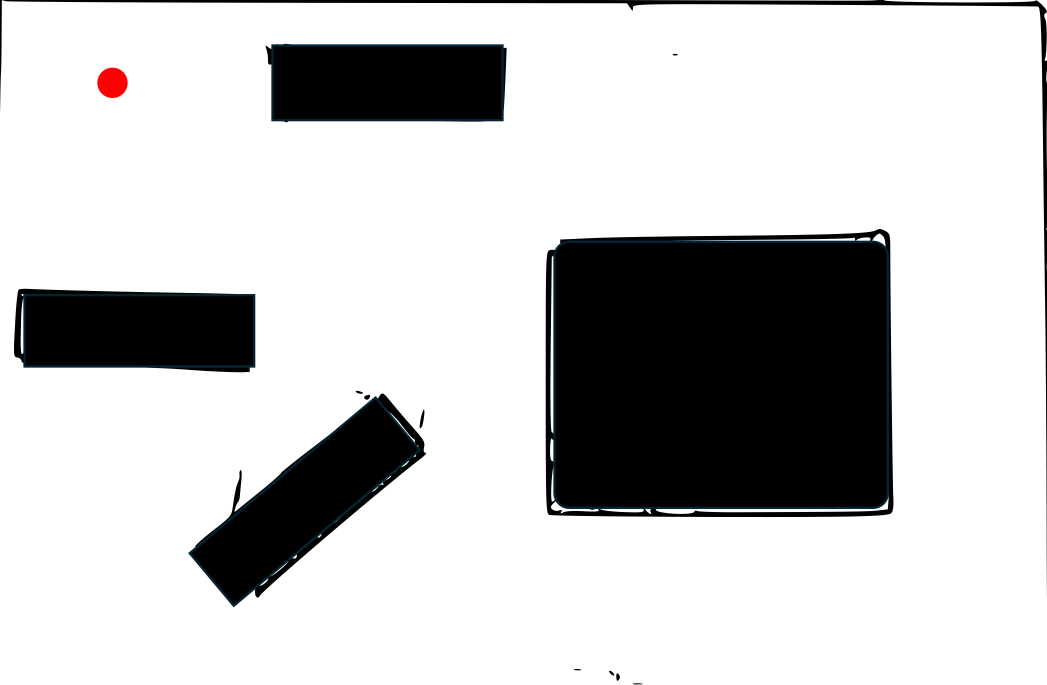
#> input picture map copy.png, 3141 x 2055 px (shown at 1/3 size)
$ python -i marker_search.py   (imports and definitions only)
#> lines starting #> are read from the running program, lines starting #| are printed output that depends on the picture; after the words box and inside, x2 and y2 are one past the last pixel; in counts of white or black regions, pixels touching at a corner belong together
#> further down, picture is the input picture: PIL image 3141x2055 RGBA; mean R, G, B, A 198.7, 198.7, 198.9, 254
import math
import random
from dataclasses import dataclass
from typing import Callable, Optional

from PIL import Image

from helpers import calculate_wheel_speeds_for_point

try:
    import numpy as np
except Exception as exc:
    np = None
    NUMPY_IMPORT_ERROR = exc
else:
    NUMPY_IMPORT_ERROR = None

try:
    import cv2
except Exception as exc:
    cv2 = None
    CV2_IMPORT_ERROR = exc
else:
    CV2_IMPORT_ERROR = None


CAMERA_HFOV_DEG = 58.0
MARKER_REAL_SIZE_MM = 20.0  # 2 cm AprilTag squares

# True  → assume white ground (seed pixel must exceed WHITE_THRESHOLD in grey)
# False → derive ground colour by averaging the bottom-centre 9×9 pixels each frame
HARDCODE_GROUND_COLOR = False
GROUND_COLOR_TOLERANCE = 55  # per-channel tolerance used in derived-colour mode
GROUND_BRIGHTNESS_MIN = 40   # pixels darker than this are excluded from ground detection

# ArUco marker roles: 0 = home base, all other IDs = cubes
HOME_MARKER_ID = 0

# States where cliff handling is active and ground detection matters
_CLIFF_STATES = frozenset({"wandering", "centering", "approach_setup", "approaching"})


@dataclass
class MarkerDetection:
    marker_id: int
    center_x: float
    center_y: float
    width_px: float
    height_px: float
    frame_width: int
    frame_height: int

    # [4 lines left out: function offset_ratio, not called in this run]

    @property
    def height_ratio(self) -> float:
        return self.height_px / max(1.0, float(self.frame_height))

    # [5 lines left out: function estimated_distance_mm, not called in this run]


class Cv2MarkerDetector:
    WHITE_THRESHOLD = 175
    GROUND_ALPHA = 0.35
    GROUND_COLOR_BGR = (200, 60, 10)  # rich blue
    BORDER_COLOR_BGR = (0, 255, 255)  # yellow
    N_SECTORS = 5
    # Top half of the frame covers farther ground — use it for clearance
    CLEARANCE_TOP_RATIO = 0.5

    def __init__(self, dictionary_id=None):
        if np is None:
            raise RuntimeError(f"NumPy import failed: {NUMPY_IMPORT_ERROR}")
        if cv2 is None:
            raise RuntimeError(f"OpenCV import failed: {CV2_IMPORT_ERROR}")
        if not hasattr(cv2, "aruco"):
            raise RuntimeError(
                "OpenCV was installed without aruco support; install opencv-contrib-python"
            )
        if dictionary_id is None:
            dictionary_id = cv2.aruco.DICT_APRILTAG_36H11
        self.dictionary = cv2.aruco.getPredefinedDictionary(dictionary_id)
        if hasattr(cv2.aruco, "DetectorParameters"):
            self.parameters = cv2.aruco.DetectorParameters()
        else:
            self.parameters = cv2.aruco.DetectorParameters_create()
        self.detector = None
        if hasattr(cv2.aruco, "ArucoDetector"):
            self.detector = cv2.aruco.ArucoDetector(self.dictionary, self.parameters)

    def detect(self, image: Image.Image, target_marker_id: Optional[int] = None):
        rgb = np.array(image.convert("RGB"))
        frame_bgr = cv2.cvtColor(rgb, cv2.COLOR_RGB2BGR)
        fh, fw = frame_bgr.shape[:2]

        if self.detector is not None:
            corners, ids, _ = self.detector.detectMarkers(frame_bgr)
#> corners = (); ids = None
        else:
            corners, ids, _ = cv2.aruco.detectMarkers(
                frame_bgr, self.dictionary, parameters=self.parameters
            )

        detections = []
        if ids is not None:
            for marker_corners, marker_id_arr in zip(corners, ids):
                marker_id = int(marker_id_arr[0])
                if target_marker_id is not None and marker_id != target_marker_id:
                    continue
                pts = marker_corners[0]
                cx = float(np.mean(pts[:, 0]))
                cy = float(np.mean(pts[:, 1]))
                w_px = float(
                    max(np.linalg.norm(pts[1] - pts[0]), np.linalg.norm(pts[2] - pts[3]))
                )
                h_px = float(
                    max(np.linalg.norm(pts[3] - pts[0]), np.linalg.norm(pts[2] - pts[1]))
                )
                detections.append(
                    MarkerDetection(
                        marker_id=marker_id,
                        center_x=cx,
                        center_y=cy,
                        width_px=w_px,
                        height_px=h_px,
                        frame_width=fw,
                        frame_height=fh,
                    )
                )

        ground_mask = self._detect_ground(frame_bgr)
        annotated = self._annotate(frame_bgr, corners, ids, detections, ground_mask)
        return detections, annotated, ground_mask

    def _detect_ground(self, frame_bgr):
        h, w = frame_bgr.shape[:2]
        sx, sy = w // 2, h - 1
        flags = cv2.FLOODFILL_MASK_ONLY | (255 << 8) | cv2.FLOODFILL_FIXED_RANGE

        # Exclude pixels too dark to plausibly be the ground surface
        bright_mask = frame_bgr.max(axis=2) >= GROUND_BRIGHTNESS_MIN
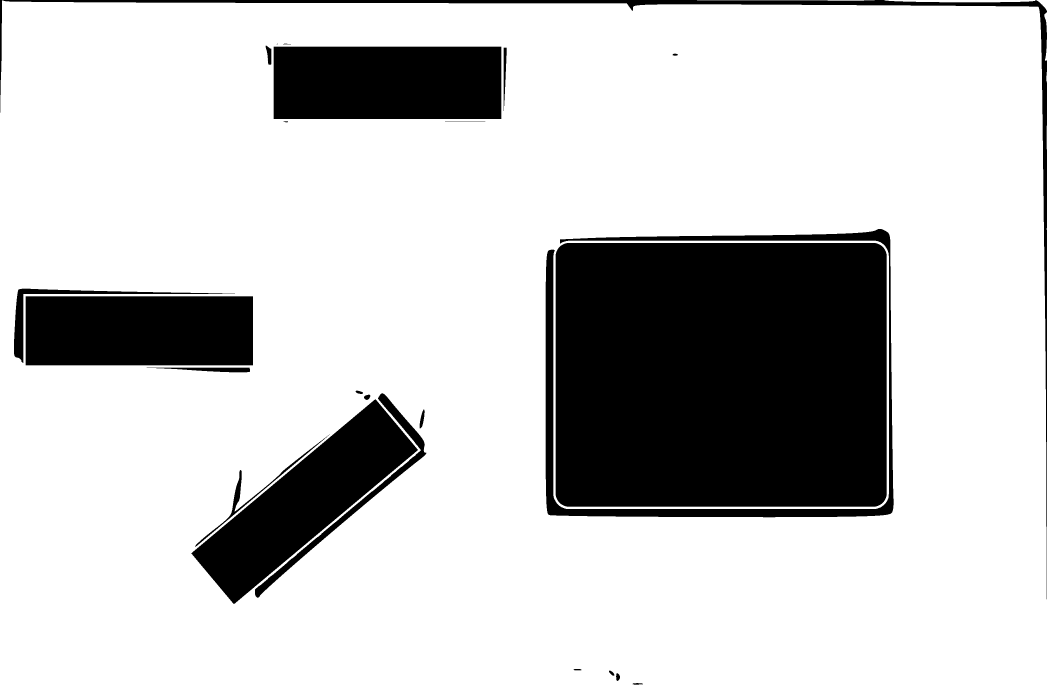
#> bright_mask: shape (2055, 3141) bool (shown at 1/3 size); 78.9% white; 24 black regions (1 under 20 px), largest, box (x1, y1, x2, y2) and area: (1667, 729, 2660, 1520) 784095, (821, 140, 1504, 357) 148211, (574, 1198, 1254, 1812) 143630
        if not bright_mask[sy, sx]:
            return None

        if HARDCODE_GROUND_COLOR:
            gray = cv2.cvtColor(frame_bgr, cv2.COLOR_BGR2GRAY)
            if int(gray[sy, sx]) < self.WHITE_THRESHOLD:
                return None
            gray_bright = gray.copy()
            gray_bright[~bright_mask] = 0
            flood_mask = np.zeros((h + 2, w + 2), np.uint8)
            cv2.floodFill(gray_bright, flood_mask, (sx, sy), 255, loDiff=35, upDiff=35, flags=flags)
            return flood_mask[1:-1, 1:-1]

        # Derived colour: average the centre-bottom 9×9 patch in BGR
        y1, y2 = max(0, sy - 4), min(h, sy + 5)
        x1, x2 = max(0, sx - 4), min(w, sx + 5)
        mean_bgr = frame_bgr[y1:y2, x1:x2].mean(axis=(0, 1)).astype(np.int32)
#> mean_bgr = [255, 255, 255]
        diff = np.abs(frame_bgr.astype(np.int32) - mean_bgr)
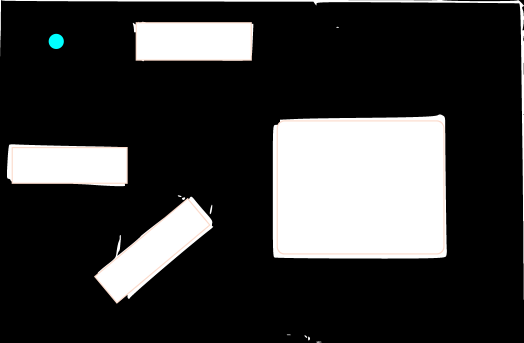
#> diff: shape (2055, 3141, 3) int32 (shown at 1/6 size); mean B, G, R 56.1, 56.3, 56.3
        similar = (diff.max(axis=2) <= GROUND_COLOR_TOLERANCE).astype(np.uint8) * 255
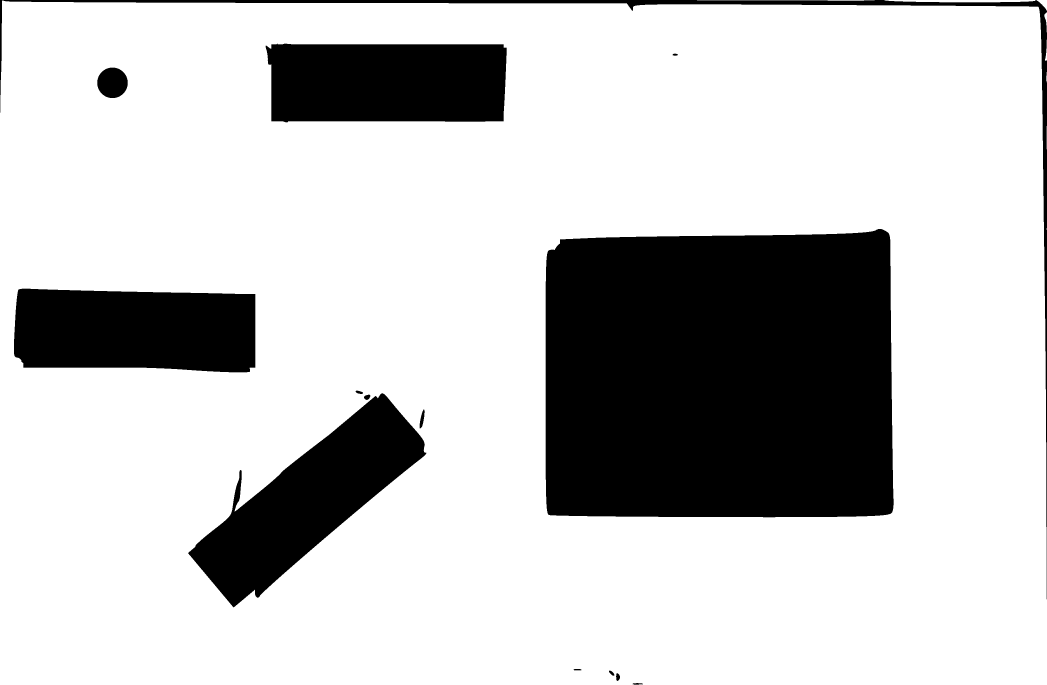
#> similar: shape (2055, 3141) (shown at 1/3 size); 77.8% white; 14 black regions, largest, box (x1, y1, x2, y2) and area: (1637, 687, 2681, 1552) 873068, (564, 1180, 1279, 1822) 176441, (42, 866, 766, 1117) 166213
        similar[~bright_mask] = 0
        if similar[sy, sx] == 0:
            return None
        flood_mask = np.zeros((h + 2, w + 2), np.uint8)
        cv2.floodFill(similar, flood_mask, (sx, sy), 255, loDiff=0, upDiff=0, flags=flags)
        return flood_mask[1:-1, 1:-1]

    def _annotate(self, frame_bgr, corners, ids, detections, ground_mask):
#> called with corners = ()
        h, w = frame_bgr.shape[:2]
        out = frame_bgr.copy()

        if ground_mask is not None and ground_mask.any():
            gm = ground_mask > 0
            overlay = out.copy()
            overlay[gm] = self.GROUND_COLOR_BGR
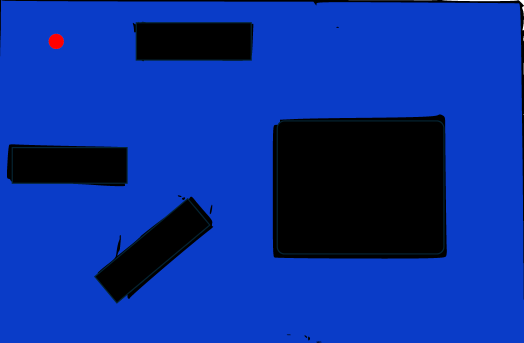
#> overlay: shape (2055, 3141, 3) (shown at 1/6 size); mean B, G, R 156.1, 47.2, 8.2
            cv2.addWeighted(out, 1.0 - self.GROUND_ALPHA, overlay, self.GROUND_ALPHA, 0, out)
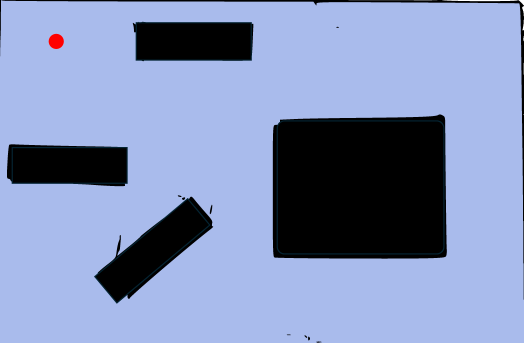
#> out: shape (2055, 3141, 3) (shown at 1/6 size); mean B, G, R 184.1, 145.9, 131.8
            kernel = np.ones((3, 3), np.uint8)
            border = cv2.subtract(cv2.dilate(ground_mask, kernel), ground_mask)
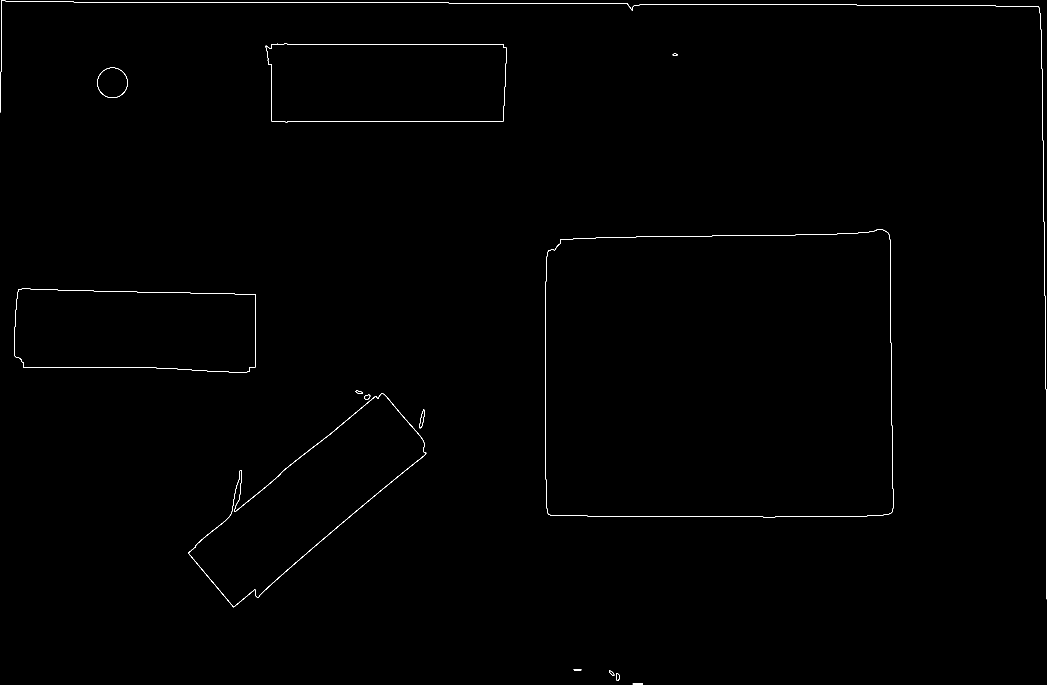
#> border: shape (2055, 3141) (shown at 1/3 size); 0.26% white in thin lines or dots
            out[border > 0] = self.BORDER_COLOR_BGR

        if ids is not None:
            cv2.aruco.drawDetectedMarkers(out, corners, ids)

        cx = w // 2
        deadband_px = int(w * MarkerSearchController.CENTER_DEADBAND_RATIO / 2.0)
        cv2.line(out, (cx, 0), (cx, h), (80, 200, 255), 1)
        cv2.line(out, (cx - deadband_px, 0), (cx - deadband_px, h), (70, 70, 70), 1)
        cv2.line(out, (cx + deadband_px, 0), (cx + deadband_px, h), (70, 70, 70), 1)

        for det in detections:
            dx, dy = int(det.center_x), int(det.center_y)
            d_mm = det.estimated_distance_mm()
            cv2.circle(out, (dx, dy), 5, (0, 255, 0), 2)
            cv2.putText(
                out,
                f"id={det.marker_id} {d_mm:.0f}mm",
                (max(0, dx - 50), max(16, dy - 12)),
                cv2.FONT_HERSHEY_SIMPLEX,
                0.45,
                (0, 255, 0),
                1,
                cv2.LINE_AA,
            )

        return Image.fromarray(cv2.cvtColor(out, cv2.COLOR_BGR2RGB))

    # [46 lines left out: functions ground_clearance, ground_goal, not called in this run]


class MarkerSearchController:
    DETECTION_INTERVAL_S = 0.12

    # Lift height threshold for "raised" check — max is 92 mm, relaxed so minor
    # positional error or sensor noise does not trap the robot in the safeguard
    LIFT_RAISED_THRESHOLD_MM = 60.0

    # Wandering
    WANDER_FORWARD_MMPS = 35.0
    WANDER_FORWARD_MAX_S = 1.5
    WANDER_TURN_MMPS = 22.0
    WANDER_TURN_S = 0.7
    WANDER_BACK_MMPS = 25.0
    WANDER_BACK_S = 0.5
    GROUND_OBSTACLE_THRESH = 0.20

    # Centering — turn speed reduced 70% vs wandering
    CENTER_DEADBAND_RATIO = 0.16
    CENTER_TURN_MMPS = 6.6  # WANDER_TURN_MMPS * 0.30

    # Ground-goal steering during wander and return
    WANDER_GOAL_KP = 20.0        # differential correction per unit x_ratio
    RETURN_OBSTACLE_BLEND = 0.4  # scale of ground-goal correction during return

    # Approach
    APPROACH_MMPS = 30.0
    APPROACH_TURN_GAIN = 10.0
    APPROACH_OVERSHOOT_MM = 35.0

    # Setup / teardown wait times
    WANDER_SETUP_WAIT_S = 1.2   # time to raise lift + level camera before wandering
    APPROACH_SETUP_WAIT_S = 1.2  # time to lower lift + tilt camera before approaching
    POST_APPROACH_WAIT_S = 1.0   # time to raise lift after grabbing cube

    # Return home
    RETURN_STOP_MM = 28.0
    RETURN_V_MAX_MMPS = 70.0
    RETURN_KP_TURN = 4.0
    RETURN_ANGLE_DEADBAND_RAD = 0.05

    # [265 lines left out: functions __init__, update, _do_wander_setup, _do_wander, _do_center, _do_approach_setup and 3 more, not called in this run]

    def _do_finished(self, _now_s, _rs):
        self.status_text = "cube search=finished"
        return (0.0, 0.0)

    # --------------------------------------------------------------- helpers

    # [11 lines left out: functions _transition, _pick_best, not called in this run]


def _dist2d(a: tuple, b: tuple) -> float:
    return ((a[0] - b[0]) ** 2 + (a[1] - b[1]) ** 2) ** 0.5

>>> from PIL import Image
>>> picture = Image.open('map copy.png')
>>> result = Cv2MarkerDetector().detect(picture)

$ run again, on map.png
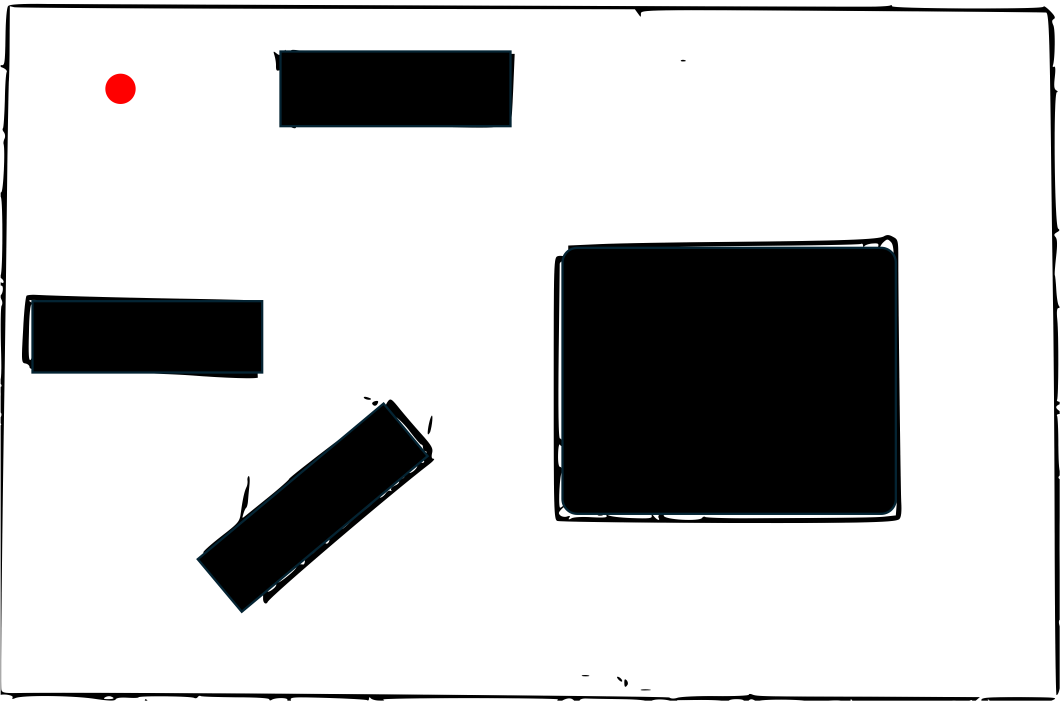
#> input picture map.png, 3180 x 2104 px (shown at 1/3 size)
#> picture is the input picture: PIL image 3180x2104 RGBA; mean R, G, B, A 197.7, 197.7, 197.9, 253.8
#> corners = (); ids = None
#> in _detect_ground, `bright_mask = frame_bgr.max(axis=2) >= GROUND_BRIGHTNESS_MIN`:
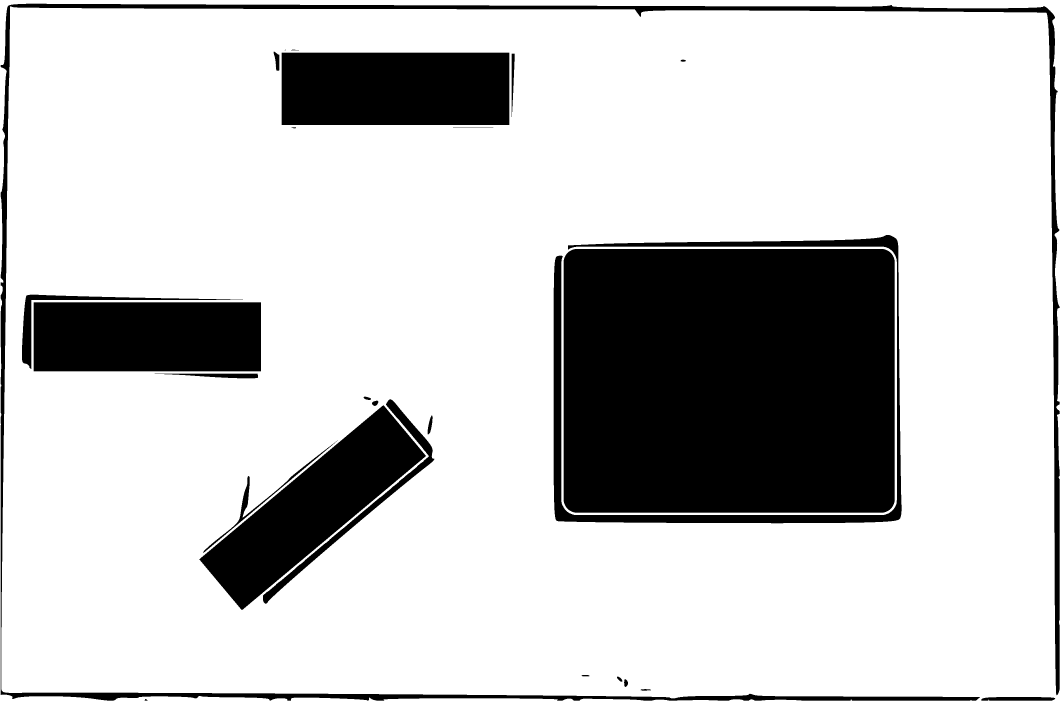
#> bright_mask: shape (2104, 3180) bool (shown at 1/3 size); 78.4% white; 26 black regions (1 under 20 px), largest, box (x1, y1, x2, y2) and area: (1691, 747, 2684, 1538) 784095, (845, 158, 1528, 375) 148211, (598, 1216, 1278, 1830) 143630
#> mean_bgr = [255, 255, 255]
#> similar: shape (2104, 3180); 77.4% white; 16 black regions, largest, box (x1, y1, x2, y2) and area: (1661, 705, 2705, 1570) 873068, (588, 1198, 1303, 1840) 176441, (66, 884, 790, 1135) 166213
#> border: shape (2104, 3180); 0.5% white in thin lines or dots
#> in _annotate, `out[border > 0] = self.BORDER_COLOR_BGR`:
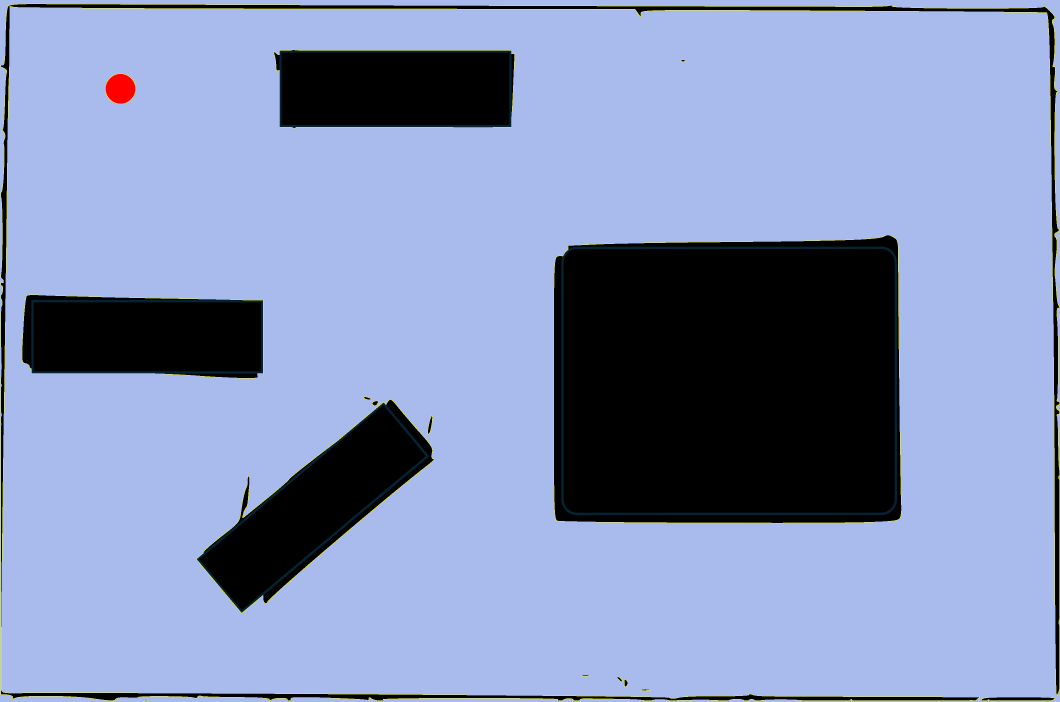
#> out: shape (2104, 3180, 3) (shown at 1/3 size); mean B, G, R 183.1, 146.3, 132.4
